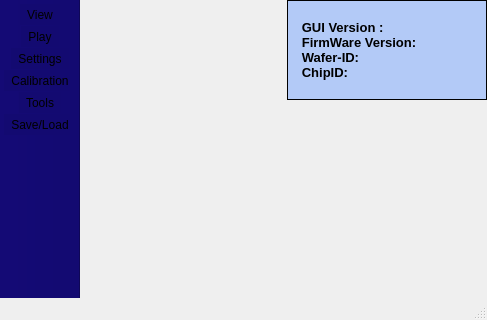
<?xml version="1.0" encoding="UTF-8"?>
<ui version="4.0">
 <class>MainWindow</class>
 <widget class="QMainWindow" name="MainWindow">
  <property name="geometry">
   <rect>
    <x>0</x>
    <y>0</y>
    <width>487</width>
    <height>320</height>
   </rect>
  </property>
  <property name="sizePolicy">
   <sizepolicy hsizetype="Minimum" vsizetype="Preferred">
    <horstretch>0</horstretch>
    <verstretch>0</verstretch>
   </sizepolicy>
  </property>
  <property name="sizeIncrement">
   <size>
    <width>2</width>
    <height>2</height>
   </size>
  </property>
  <property name="windowTitle">
   <string>TOF&gt;cam 660</string>
  </property>
  <property name="iconSize">
   <size>
    <width>16</width>
    <height>16</height>
   </size>
  </property>
  <widget class="QWidget" name="centralWidget">
   <property name="sizePolicy">
    <sizepolicy hsizetype="Expanding" vsizetype="Expanding">
     <horstretch>0</horstretch>
     <verstretch>0</verstretch>
    </sizepolicy>
   </property>
   <property name="sizeIncrement">
    <size>
     <width>2</width>
     <height>2</height>
    </size>
   </property>
   <layout class="QGridLayout" name="gridLayout">
    <property name="leftMargin">
     <number>0</number>
    </property>
    <property name="topMargin">
     <number>0</number>
    </property>
    <property name="rightMargin">
     <number>0</number>
    </property>
    <property name="bottomMargin">
     <number>0</number>
    </property>
    <property name="spacing">
     <number>0</number>
    </property>
    <item row="1" column="0" colspan="3">
     <widget class="QStackedWidget" name="stackedView">
      <property name="sizePolicy">
       <sizepolicy hsizetype="Preferred" vsizetype="Preferred">
        <horstretch>0</horstretch>
        <verstretch>0</verstretch>
       </sizepolicy>
      </property>
      <property name="frameShape">
       <enum>QFrame::NoFrame</enum>
      </property>
      <property name="currentIndex">
       <number>-1</number>
      </property>
     </widget>
    </item>
    <item row="0" column="2">
     <widget class="QLabel" name="labelSystemInfo">
      <property name="sizePolicy">
       <sizepolicy hsizetype="Fixed" vsizetype="Preferred">
        <horstretch>0</horstretch>
        <verstretch>0</verstretch>
       </sizepolicy>
      </property>
      <property name="minimumSize">
       <size>
        <width>200</width>
        <height>100</height>
       </size>
      </property>
      <property name="font">
       <font>
        <pointsize>10</pointsize>
        <weight>75</weight>
        <bold>true</bold>
        <underline>false</underline>
       </font>
      </property>
      <property name="toolTip">
       <string>&lt;html&gt;&lt;head/&gt;&lt;body&gt;&lt;p&gt;&lt;span style=&quot; font-size:10pt;&quot;&gt;GUI - application version&lt;/span&gt;&lt;/p&gt;&lt;p&gt;&lt;span style=&quot; font-size:10pt;&quot;&gt;WF - firmware version&lt;/span&gt;&lt;/p&gt;&lt;p&gt;&lt;span style=&quot; font-size:10pt;&quot;&gt;WID - wafer identification number&lt;/span&gt;&lt;/p&gt;&lt;p&gt;&lt;span style=&quot; font-size:10pt;&quot;&gt;CID - chip identification number&lt;/span&gt;&lt;/p&gt;&lt;/body&gt;&lt;/html&gt;</string>
      </property>
      <property name="autoFillBackground">
       <bool>false</bool>
      </property>
      <property name="styleSheet">
       <string notr="true">background-color:rgb(179,202,247);
border-color: rgb(0, 0, 0);
color:rgb(0,0,0);</string>
      </property>
      <property name="frameShape">
       <enum>QFrame::Box</enum>
      </property>
      <property name="text">
       <string>   GUI Version : 
   FirmWare Version: 
   Wafer-ID: 
   ChipID:  </string>
      </property>
      <property name="alignment">
       <set>Qt::AlignLeading|Qt::AlignLeft|Qt::AlignVCenter</set>
      </property>
     </widget>
    </item>
    <item row="0" column="0">
     <widget class="QPushButton" name="pushButtonLogo">
      <property name="sizePolicy">
       <sizepolicy hsizetype="Expanding" vsizetype="Preferred">
        <horstretch>0</horstretch>
        <verstretch>0</verstretch>
       </sizepolicy>
      </property>
      <property name="minimumSize">
       <size>
        <width>0</width>
        <height>0</height>
       </size>
      </property>
      <property name="maximumSize">
       <size>
        <width>16777215</width>
        <height>16777215</height>
       </size>
      </property>
      <property name="styleSheet">
       <string notr="true">border:none;
border-image:url(:/logo/images/logo/logo_tablet.png);
</string>
      </property>
      <property name="text">
       <string/>
      </property>
     </widget>
    </item>
   </layout>
  </widget>
  <widget class="QToolBar" name="mainToolBar">
   <property name="sizePolicy">
    <sizepolicy hsizetype="Fixed" vsizetype="Preferred">
     <horstretch>0</horstretch>
     <verstretch>0</verstretch>
    </sizepolicy>
   </property>
   <property name="maximumSize">
    <size>
     <width>16777215</width>
     <height>16777215</height>
    </size>
   </property>
   <property name="styleSheet">
    <string notr="true">background-color: rgb(19, 10, 113);</string>
   </property>
   <property name="movable">
    <bool>false</bool>
   </property>
   <property name="allowedAreas">
    <set>Qt::LeftToolBarArea</set>
   </property>
   <property name="orientation">
    <enum>Qt::Vertical</enum>
   </property>
   <property name="iconSize">
    <size>
     <width>24</width>
     <height>24</height>
    </size>
   </property>
   <property name="toolButtonStyle">
    <enum>Qt::ToolButtonTextUnderIcon</enum>
   </property>
   <property name="floatable">
    <bool>false</bool>
   </property>
   <attribute name="toolBarArea">
    <enum>LeftToolBarArea</enum>
   </attribute>
   <attribute name="toolBarBreak">
    <bool>false</bool>
   </attribute>
   <addaction name="actionView"/>
   <addaction name="actionPlay"/>
   <addaction name="actionSettings"/>
   <addaction name="actionCalibration"/>
   <addaction name="actionTools"/>
   <addaction name="actionSave_Load"/>
  </widget>
  <widget class="QStatusBar" name="statusBar"/>
  <action name="actionView">
   <property name="icon">
    <iconset resource="../res/images.qrc">
     <normaloff>:/toolbar/images/toolbar/view.png</normaloff>
     <activeoff>:/toolbar/images/toolbar/view_hovered.png</activeoff>:/toolbar/images/toolbar/view.png</iconset>
   </property>
   <property name="text">
    <string>View</string>
   </property>
  </action>
  <action name="actionCalibration">
   <property name="enabled">
    <bool>true</bool>
   </property>
   <property name="icon">
    <iconset resource="../res/images.qrc">
     <normaloff>:/toolbar/images/toolbar/calibration.png</normaloff>
     <activeoff>:/toolbar/images/toolbar/calibration_hovered.png</activeoff>:/toolbar/images/toolbar/calibration.png</iconset>
   </property>
   <property name="text">
    <string>Calibration</string>
   </property>
   <property name="visible">
    <bool>true</bool>
   </property>
  </action>
  <action name="actionTools">
   <property name="enabled">
    <bool>true</bool>
   </property>
   <property name="icon">
    <iconset resource="../res/images.qrc">
     <normaloff>:/toolbar/images/toolbar/test.png</normaloff>
     <activeoff>:/toolbar/images/toolbar/test_hovered.png</activeoff>:/toolbar/images/toolbar/test.png</iconset>
   </property>
   <property name="text">
    <string>Tools</string>
   </property>
   <property name="visible">
    <bool>true</bool>
   </property>
  </action>
  <action name="actionPlay">
   <property name="icon">
    <iconset resource="../res/images.qrc">
     <normaloff>:/toolbar/images/toolbar/command.png</normaloff>
     <activeon>:/toolbar/images/toolbar/command_hovered.png</activeon>:/toolbar/images/toolbar/command.png</iconset>
   </property>
   <property name="text">
    <string>Play</string>
   </property>
  </action>
  <action name="actionSettings">
   <property name="icon">
    <iconset resource="../res/images.qrc">
     <normaloff>:/toolbar/images/toolbar/settings.png</normaloff>:/toolbar/images/toolbar/settings.png</iconset>
   </property>
   <property name="text">
    <string>Settings</string>
   </property>
   <property name="toolTip">
    <string>Settings</string>
   </property>
  </action>
  <action name="actionSave_Load">
   <property name="icon">
    <iconset resource="../res/images.qrc">
     <normaloff>:/toolbar/images/toolbar/save_load.png</normaloff>:/toolbar/images/toolbar/save_load.png</iconset>
   </property>
   <property name="text">
    <string>Save/Load</string>
   </property>
  </action>
 </widget>
 <layoutdefault spacing="6" margin="11"/>
 <resources>
  <include location="../res/images.qrc"/>
 </resources>
 <connections/>
</ui>
